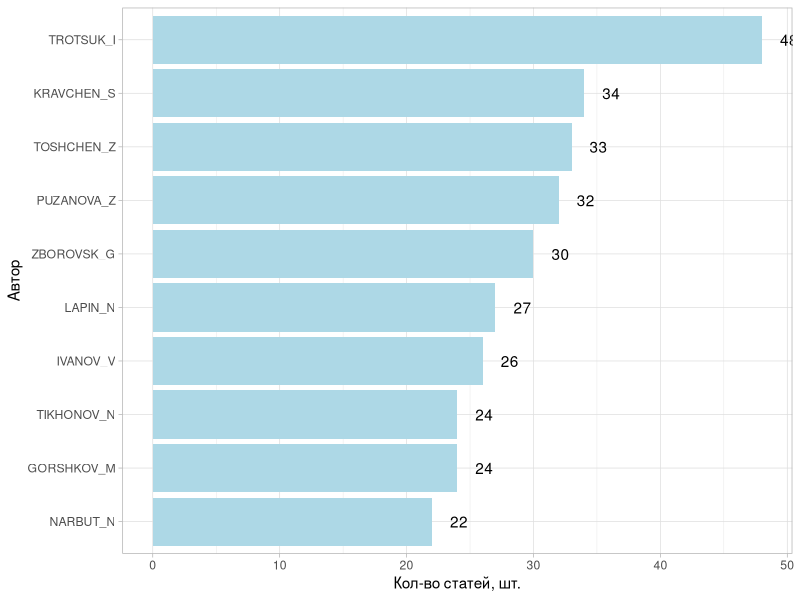
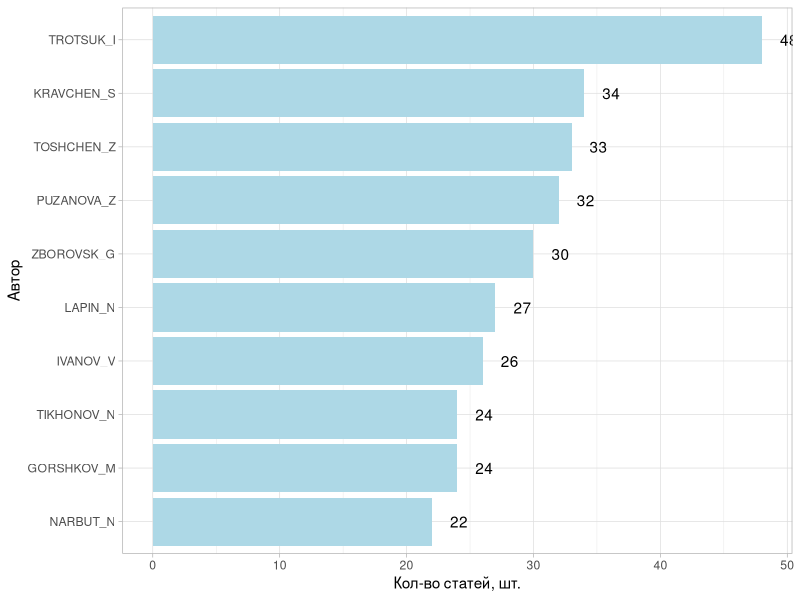

Write the R code that produced these figures, in order.
## ---- chunk 1
knitr::opts_chunk$set(echo = TRUE)
## ---- chunk 2
library(ggplot2)

#Creating dataframe from Pajek statstics manually. There should be more sophisticated ways to work with vectors from Pajek, I'll check later.

df <- data.frame(Author = c("TROTSUK_I", "KRAVCHEN_S", "TOSHCHEN_Z", "PUZANOVA_Z", "ZBOROVSK_G", "LAPIN_N", "IVANOV_V", "TIKHONOV_N", "GORSHKOV_M", "NARBUT_N"), works = c(48, 34, 33, 32, 30, 27, 26, 24, 24, 22))

#Creating visualization 
p <- ggplot(df, aes(x = forcats::fct_reorder(Author, works), y = works)) + geom_col(fill = 'lightblue') + coord_flip() +
  labs(x = "Автор", y = "Кол-во статей, шт.") + geom_text(aes(label = works), hjust = -1) +
  theme_light()
  p
## ---- chunk 3
ggsave("Top10authors(Yanitski)_plot_labels_no_title.png", plot = p, width = 10, height = 6, units = "in")
